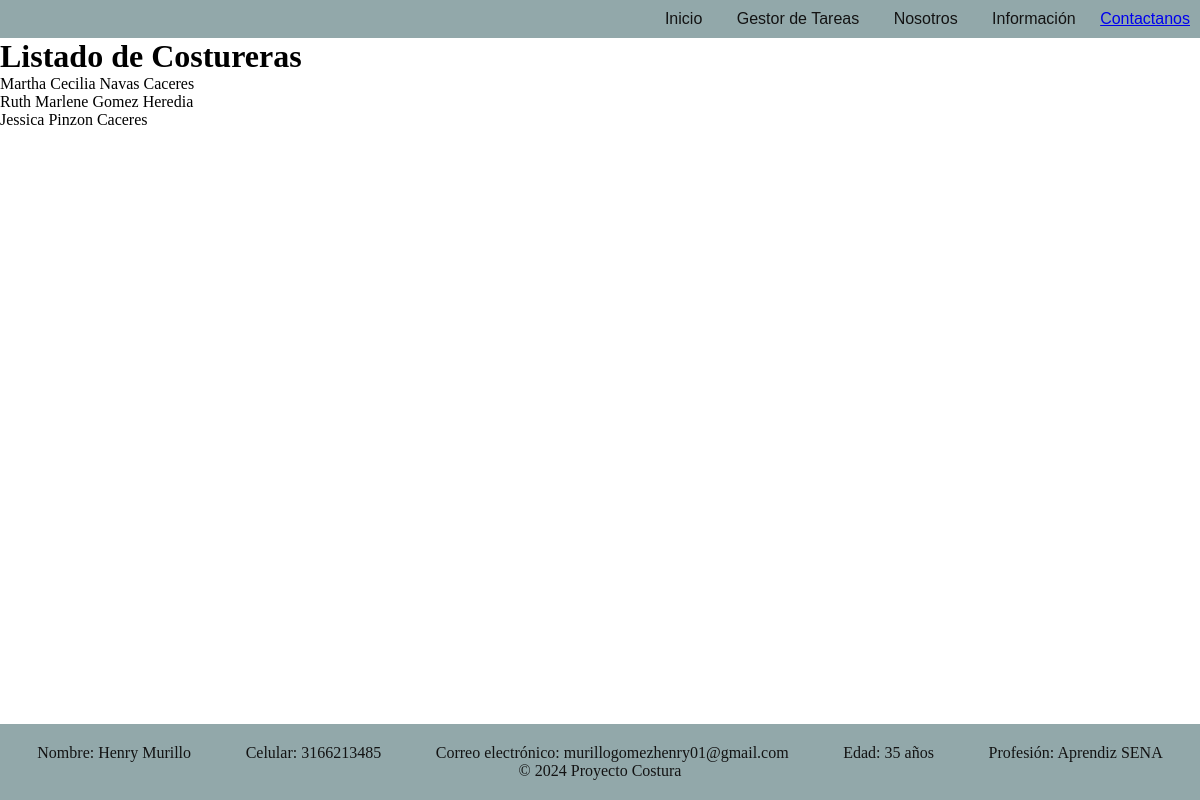
Before: /listar_costureras/ with the older database file.
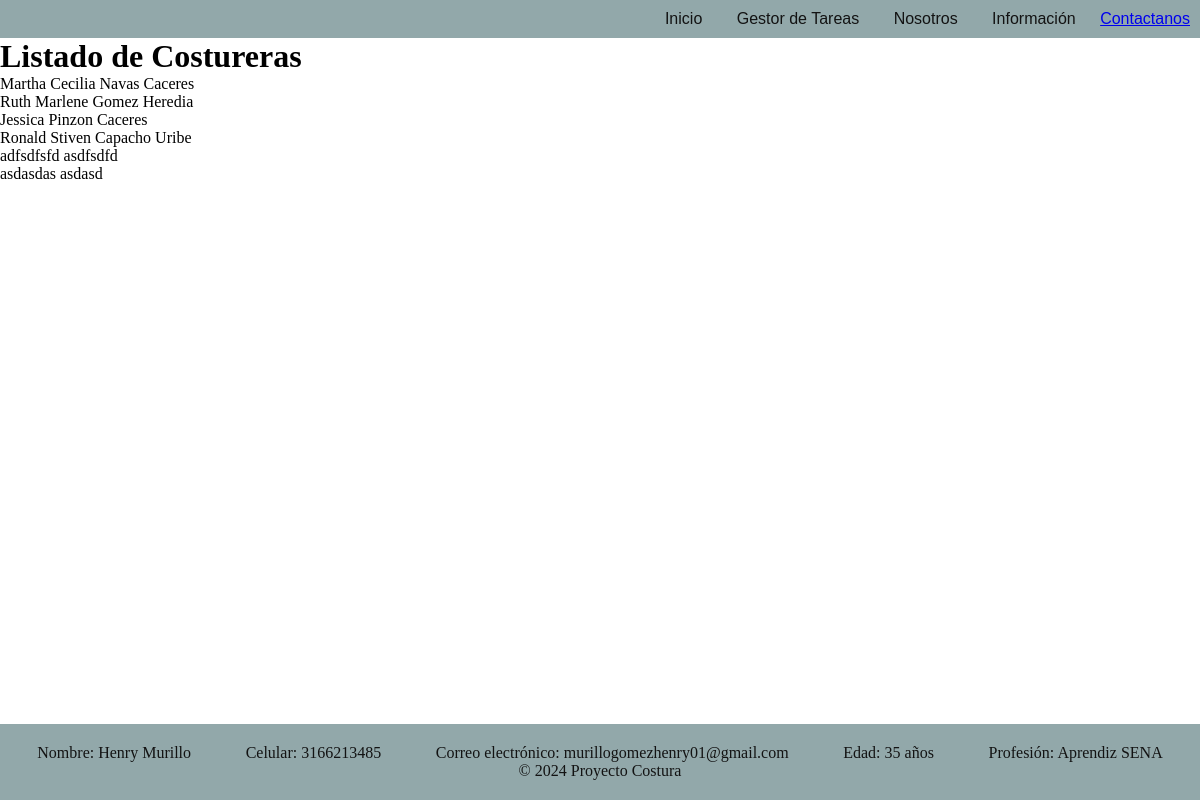
After: the same page with the newer database file.
### fabrica/models.py (models this page shows, shortened)
class Costureras(models.Model):
    GENERO_CHOICES = [
        ('M', 'Masculino'),
        ('F', 'Femenino'),
        ('O', 'Otro'),
    ]
    identificacion = models.CharField(primary_key=True, max_length=50)
    nombre = models.CharField(max_length=100)
    apellido = models.CharField(max_length=100)
    fecha_nacimiento = models.DateField()
    direccion = models.CharField(max_length=200)
    genero = models.CharField(max_length=1, choices=GENERO_CHOICES)

### fabrica/views.py (the view)
# urls.py: path('listar_costureras/', views.listar_costureras, name='listar_costureras'),
def listar_costureras(request):
    costureras = Costureras.objects.all()
    return render(request, 'listar_costureras.html', {'costureras': costureras})

### templates/listar_costureras.html (shortened to what this page needs)
{% extends "layouts/app.html" %}
{% block content %}
    <div class="container">
        <h1>Listado de Costureras</h1>
        <ul>
            {% for costurera in costureras %}
                <li>{{ costurera.nombre }} {{ costurera.apellido }}</li>
            {% endfor %}
        </ul>
    </div>
{% endblock %}

Changed rows visible on the page:
added Costureras: nombre "Ronald Stiven", apellido "Capacho Uribe"
added Costureras: nombre "adfsdfsfd", apellido "asdfsdfd"
added Costureras: nombre "asdasdas", apellido "asdasd"
